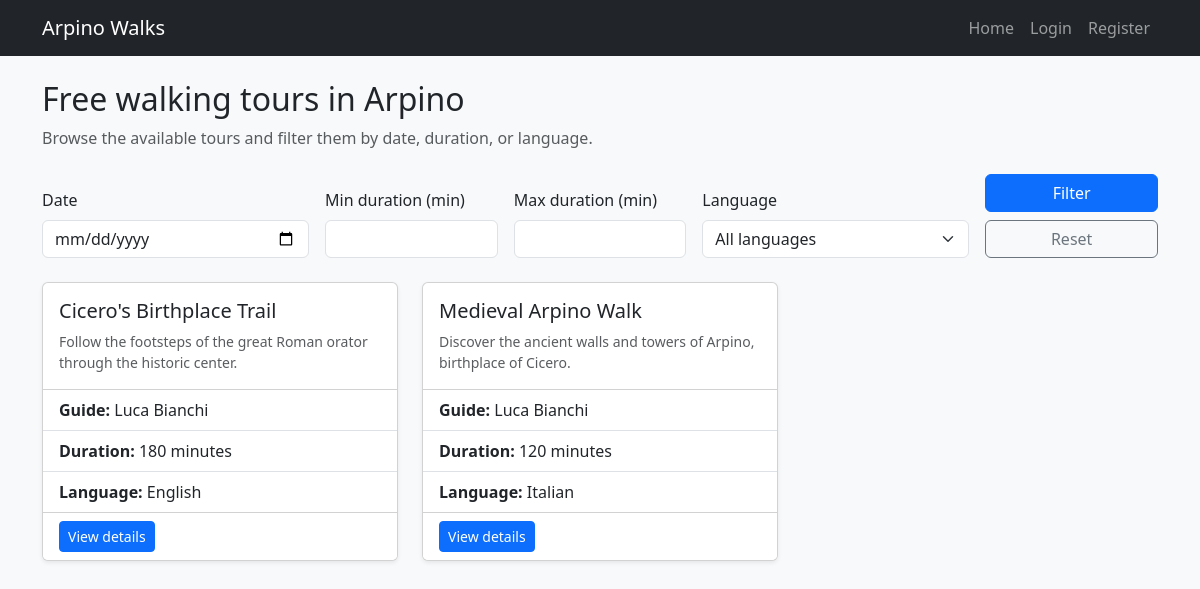
Before: / with the older database file.
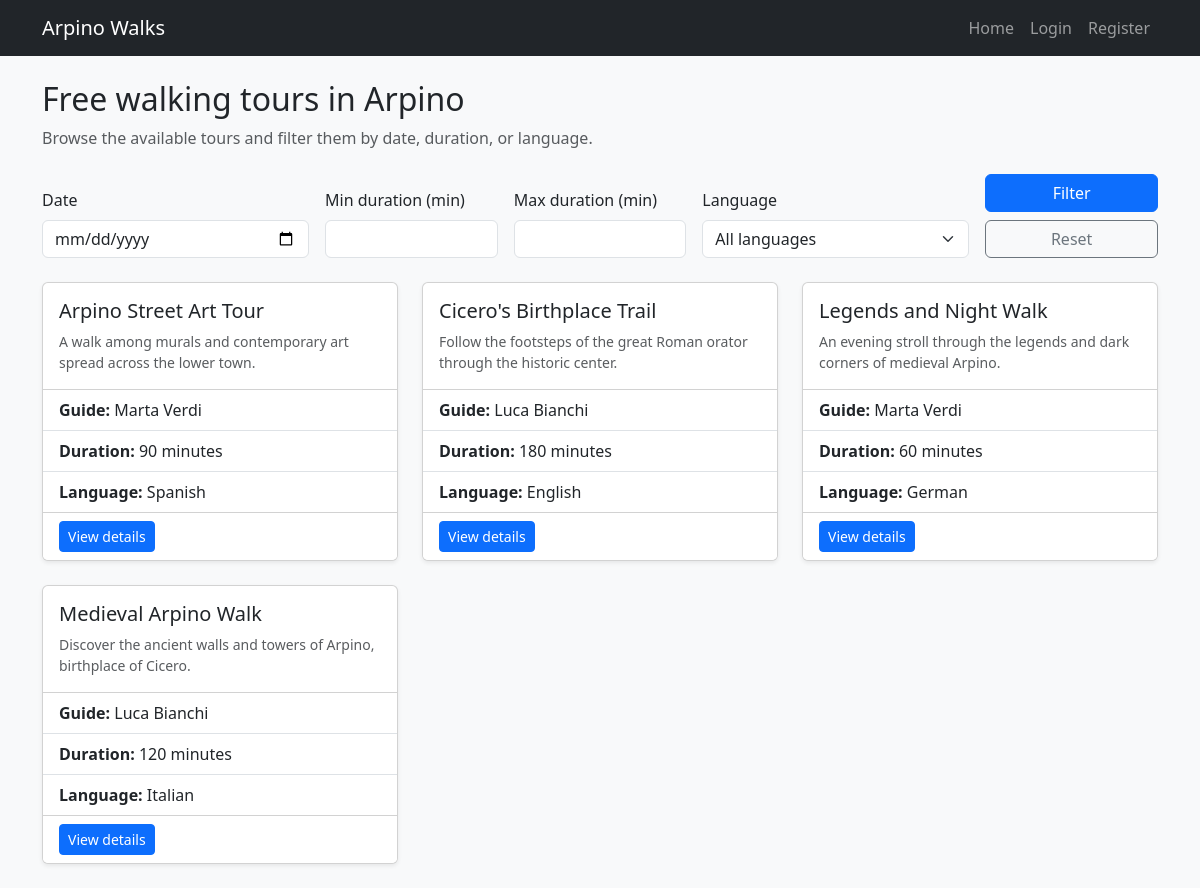
After: the same page with the newer database file.
### tables this page shows
CREATE TABLE tours (
    id INTEGER PRIMARY KEY AUTOINCREMENT,
    guide_id INTEGER NOT NULL,
    title TEXT NOT NULL,
    meeting_point TEXT NOT NULL,
    duration_minutes INTEGER NOT NULL CHECK(duration_minutes > 0),
    language TEXT NOT NULL CHECK(language IN ('Italian', 'English', 'Spanish', 'Portuguese', 'German')),
    max_participants INTEGER NOT NULL CHECK(max_participants > 0),
    description TEXT NOT NULL,
    created_at TEXT NOT NULL,
    FOREIGN KEY (guide_id) REFERENCES users(id) ON DELETE CASCADE
);

### app.py (the view)
@app.route("/")
def index():
    language = request.args.get("language", "").strip()
    duration_min_raw = request.args.get("duration_min", "").strip()
    duration_max_raw = request.args.get("duration_max", "").strip()
    date_raw = request.args.get("date", "").strip()
    language = language if language in valid_utils.ALLOWED_LANGUAGES else None
    duration_min = int(duration_min_raw) if duration_min_raw.isdigit() else None
    duration_max = int(duration_max_raw) if duration_max_raw.isdigit() else None
    weekday = None
    if date_raw:
        try:
            weekday = reservation_utils.parse_date(date_raw).weekday()
        except ValueError:
            weekday = None
    tours = tour_dao.get_tours(language=language, duration_min=duration_min, duration_max=duration_max, weekday=weekday)
    return render_template(
        "index.html",
        tours=tours,
        allowed_languages=valid_utils.ALLOWED_LANGUAGES,
        filters={
            "language": language or "",
            "duration_min": duration_min_raw,
            "duration_max": duration_max_raw,
            "date": date_raw,
        },
    )

### db/database.py (called while the page is built)
def get_connection():
    conn = sqlite3.connect(DB_PATH)
    conn.row_factory = sqlite3.Row
    conn.execute("PRAGMA foreign_keys = ON;")
    return conn

### templates/index.html (shortened to what this page needs)
{% extends "base.html" %}
{% block content %}
<section class="mb-4">
    <h1 class="h2 mb-2">Free walking tours in Arpino</h1>
    <p class="text-muted">Browse the available tours and filter them by date, duration, or language.</p>
</section>
<section class="mb-4">
    <form method="GET" action="{{ url_for('index') }}" class="row g-3 align-items-end">
        <div class="col-12 col-md-3">
            <label for="date" class="form-label">Date</label>
            <input type="date" class="form-control" id="date" name="date" value="{{ filters.date }}">
        </div>
        <div class="col-6 col-md-2">
            <label for="duration_min" class="form-label">Min duration (min)</label>
            <input type="number" min="1" class="form-control" id="duration_min" name="duration_min" value="{{ filters.duration_min }}">
        </div>
        <div class="col-6 col-md-2">
            <label for="duration_max" class="form-label">Max duration (min)</label>
            <input type="number" min="1" class="form-control" id="duration_max" name="duration_max" value="{{ filters.duration_max }}">
        </div>
        <div class="col-12 col-md-3">
            <label for="language" class="form-label">Language</label>
            <select class="form-select" id="language" name="language">
                <option value="">All languages</option>
            </select>
        </div>
        <div class="col-12 col-md-2 d-grid gap-2">
            <button type="submit" class="btn btn-primary">Filter</button>
            <a href="{{ url_for('index') }}" class="btn btn-outline-secondary">Reset</a>
        </div>
    </form>
</section>
<section>
    {% if tours %}
        <div class="row row-cols-1 row-cols-md-2 row-cols-lg-3 g-4">
            {% for tour in tours %}
                <div class="col">
                    <article class="card h-100 shadow-sm">
                        <div class="card-body">
                            <h2 class="card-title h5">{{ tour.title }}</h2>
                            <p class="card-text text-muted small">{{ tour.description | truncate(120) }}</p>
                        </div>
                        <ul class="list-group list-group-flush">
                            <li class="list-group-item"><strong>Guide:</strong> {{ tour.guide_name }}</li>
                            <li class="list-group-item"><strong>Duration:</strong> {{ tour.duration_minutes }} minutes</li>
                            <li class="list-group-item"><strong>Language:</strong> {{ tour.language }}</li>
                        </ul>
                        <div class="card-footer bg-white border-top-0">
                            <a href="{{ url_for('tour_detail', tour_id=tour.id) }}" class="btn btn-primary btn-sm">View details</a>
                        </div>
                    </article>
                </div>
            {% endfor %}
        </div>
    {% else %}
        <div class="text-center py-5">
            <p class="text-muted mb-0">No tours match your filters.</p>
        </div>
    {% endif %}
</section>
{% endblock %}

Changed rows visible on the page:
added tours: title "Arpino Street Art Tour", description "A walk among murals and contemporary art spread across the lower town.", guide_name "Marta Verdi", duration_minutes "90", language "Spanish"
added tours: title "Legends and Night Walk", description "An evening stroll through the legends and dark corners of medieval Arpino.", guide_name "Marta Verdi", duration_minutes "60", language "German"
